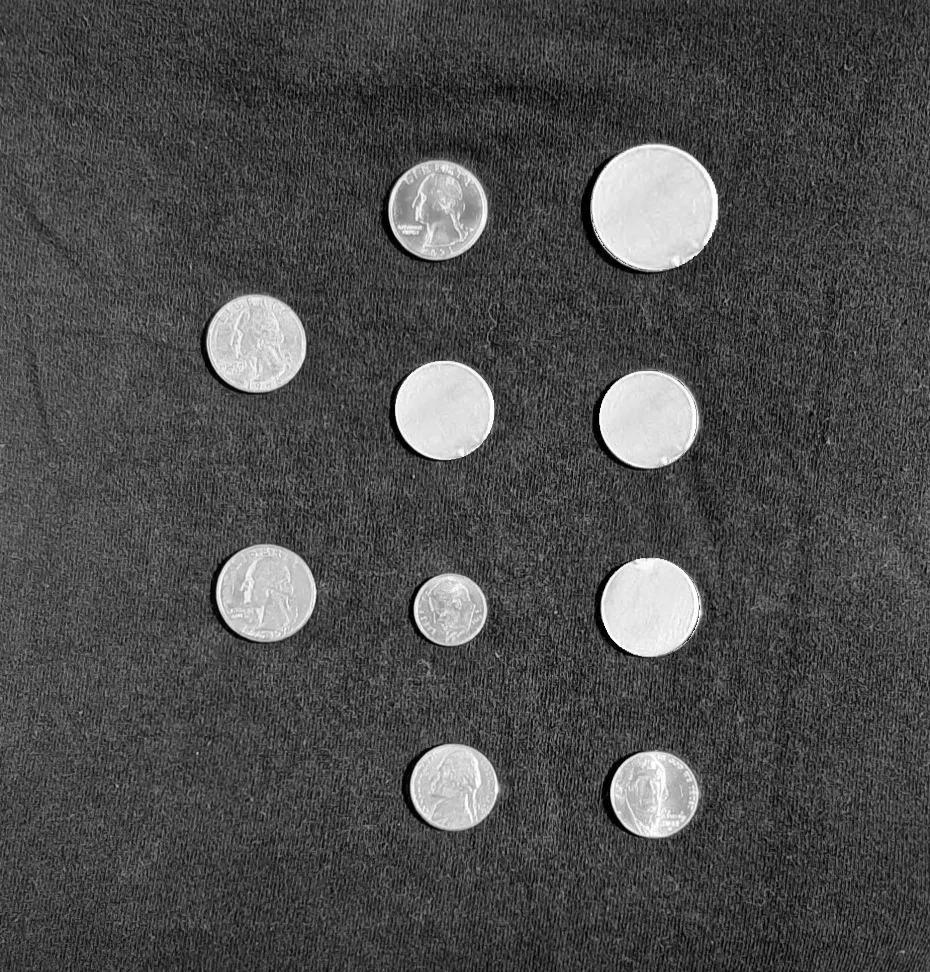
#> input picture koin.png, 930 x 972 px
$ jupyter execute PCD_Assignment03.ipynb
#> lines starting #> are read from the running program, lines starting #| are printed output that depends on the picture; after the words box and inside, x2 and y2 are one past the last pixel; in counts of white or black regions, pixels touching at a corner belong together; long printed decimals are rounded
<a href="https://colab.research.google.com/github/nyayuchika/pcd-coursework/blob/master/PCD_Assignment03.ipynb" target="_parent"></a>

[cell 1]
import numpy as np
from PIL import Image

img = Image.open('koin.png').convert('L')
# img = img.resize((256,256))
gray_img = np.array(img)

[cell 2]
import matplotlib.pyplot as plt

plt.imshow(gray_img, cmap = 'gray')
plt.title('Citra Grayscale')
plt.axis('off')
plt.show()

[cell 3]
gray_img.shape
#> Out = (972, 930)

#Thresholding

[cell 4]
#Membuat Histogram
histogram = []
for i in range(0, 256):
  nilai_awal = 0
  histogram.append(nilai_awal)

[cell 5]
#Hitung nilai intensitas tiap pixel
for i in range(len(gray_img)):
  for j in range(len(gray_img[i])):
    nilai_pixel = gray_img[i][j]
    histogram[nilai_pixel] = histogram[nilai_pixel] + 1
#> after the loop, histogram = 256 values, max 16054 at index 62, min 0 at index 4, mean 3531.1

[cell 6]
#Visualisasi histogram
plt.figure(figsize=(6, 3))
plt.bar(range(256), histogram, color='gray')
plt.title('Histogram Citra Grayscale')
plt.xlabel('Nilai Intensitas (0–255)')
plt.ylabel('Jumlah Piksel')
plt.show()
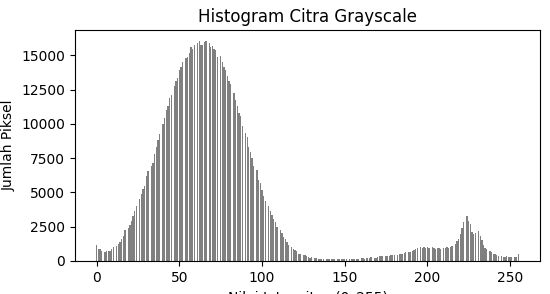
#> figure drawn by matplotlib, 1 panel; tallest bar 16054 high, from x = 61.6 to 62.4

[cell 7]
def otsu(image):
  #Membuat Histogram
  histogram = []
  for i in range(0, 256):
    nilai_awal = 0
    histogram.append(nilai_awal)

  #Hitung nilai intensitas tiap pixel
  for i in range(len(image)):
    for j in range(len(image[i])):
      nilai_pixel = image[i][j]
      histogram[nilai_pixel] = histogram[nilai_pixel] + 1

  #Hitung total pixel
  total = 0
  for i in range(256):
    total = total + histogram[i]
#> this loop made 256 passes
#> total on passes 1 to 3: 1185, 2042, 2901
#> after the loop, total = 903960

  best_threshold = 0
  min_within_class_var = float('inf')

  #Otsu dimulai
  for t in range (0, len(histogram)):
    #Background
    jumlah_histogram_b = 0
    for i in range(t):
      jumlah_histogram_b = jumlah_histogram_b + histogram[i]
    weight_b = jumlah_histogram_b / total
    jumlah_intensitas_b = 0
    jumlah_weight_b = 0
    for i in range(t):
      jumlah_intensitas_b = jumlah_intensitas_b + i * histogram[i]
      jumlah_weight_b = jumlah_weight_b + histogram[i]

    #Rata-rata
    if jumlah_weight_b == 0:
      mean_b = 0
    else:
      mean_b = jumlah_intensitas_b / jumlah_weight_b

    #Varians
    var_b = 0
    for i in range(t):
      var_b = var_b + ((i - mean_b) * (i - mean_b)) * histogram[i]
    if jumlah_weight_b != 0:
      var_b = var_b / jumlah_weight_b

    #------------------------------------------------------#

    #Foreground
    jumlah_histogram_f = 0
    for i in range(t, len(histogram)):
      jumlah_histogram_f = jumlah_histogram_f + histogram[i]
    weight_f = jumlah_histogram_f / total
    jumlah_intensitas_f = 0
    jumlah_weight_f = 0
    for i in range(t, len(histogram)):
      jumlah_intensitas_f = jumlah_intensitas_f + i * histogram[i]
      jumlah_weight_f = jumlah_weight_f + histogram[i]

    #Rata-rata
    if jumlah_weight_f == 0:
      mean_f = 0
    else:
      mean_f = jumlah_intensitas_f / jumlah_weight_f

    #Varians
    var_f = 0
    for i in range(t, len(histogram)):
      var_f = var_f + ((i - mean_f) * (i - mean_f)) * histogram[i]
    if jumlah_weight_f != 0:
      var_f = var_f / jumlah_weight_f

    #Within class variance
    within_class_var = (weight_b * var_b) + (weight_f * var_f)

    #Pilih nilai threshold minimum
    if within_class_var < min_within_class_var:
      min_within_class_var = within_class_var
      best_threshold = t
    print(f"t={t} | Wb={weight_b:.6f} | Wf={weight_f:.6f} | μb={mean_b:.6f} | μf={mean_f:.6f} | σ²w={within_class_var:.6f}")
#> this loop made 256 passes
#> (weight_b, mean_b, weight_f, mean_f, within_class_var, min_within_class_var) on passes 1, 2, 3, 4, 5, 7, 8, 9, 10, 11, 12: (0, 0, 1, 76.4, 2202.7, 2202.7), (0.00131, 0, 0.999, 76.5, 2195, 2195), (0.00226, 0.42, 0.998, 76.58, 2189.6, 2189.6), (0.00321, 0.888, 0.997, 76.65, 2184.3, 2184.3), (0.00398, 1.3, 0.996, 76.7, 2180.1, 2180.1), (0.00468, 1.85, 0.995, 76.76, 2176.5, 2176.5), (0.00546, 2.44, 0.995, 76.81, 2172.6, 2172.6), (0.00627, 3.03, 0.994, 76.87, 2168.7, 2168.7), (0.00708, 3.6, 0.993, 76.92, 2164.9, 2164.9), (0.00803, 4.24, 0.992, 76.99, 2160.5, 2160.5), (0.00914, 4.94, 0.991, 77.06, 2155.6, 2155.6)
#> (weight_b, mean_b, weight_f, mean_f, within_class_var) on passes 6, 13, 20, 27, 34: (0.00398, 1.3, 0.996, 76.7, 2180.1), (0.00914, 4.94, 0.991, 77.06, 2155.6), (0.0195, 10.24, 0.98, 77.72, 2115.5), (0.0404, 16.21, 0.96, 78.94, 2050.2), (0.0767, 22.14, 0.923, 80.92, 1957.9)
#| t=0 | Wb=0 | Wf=1.000 | μb=0 | μf=76.404 | σ²w=2202.674
#| t=1 | Wb=0.001311 | Wf=0.9987 | μb=0 | μf=76.505 | σ²w=2195.011
#| t=2 | Wb=0.002259 | Wf=0.9977 | μb=0.4197 | μf=76.576 | σ²w=2189.602
#| t=3 | Wb=0.003209 | Wf=0.9968 | μb=0.8876 | μf=76.647 | σ²w=2184.313
#| t=4 | Wb=0.003982 | Wf=0.996 | μb=1.298 | μf=76.705 | σ²w=2180.119
#| t=5 | Wb=0.003982 | Wf=0.996 | μb=1.298 | μf=76.705 | σ²w=2180.119
#| t=6 | Wb=0.004685 | Wf=0.9953 | μb=1.853 | μf=76.755 | σ²w=2176.513
#| t=7 | Wb=0.00546 | Wf=0.9945 | μb=2.442 | μf=76.810 | σ²w=2172.639
#> (further printed lines are left out)

  print("\nNilai threshold terbaik =", best_threshold)

  #Menerapkan otsu ke citra
  otsu_image = (image >= best_threshold) * 255
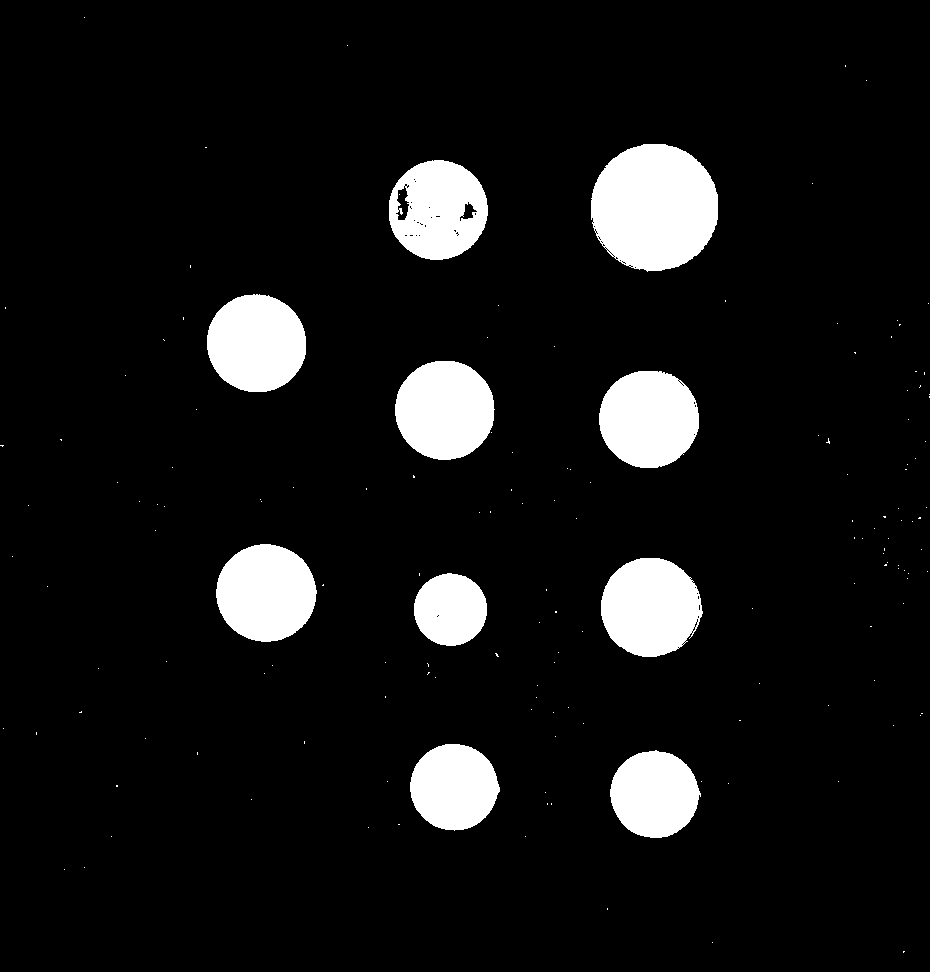
#> otsu_image: shape (972, 930) int64; 8.3% white; 156 white regions (146 under 20 px), largest, box (x1, y1, x2, y2) and area: (591, 144, 718, 272) 12778, (601, 558, 703, 657) 7789, (395, 361, 495, 460) 7778
  return otsu_image, best_threshold

[cell 8]
#Terapkan otsu ke citra input def otsu(histogram, [variabel_citranya])
otsu_img, best_threshold = otsu(gray_img)

[cell 9]
#Visualisasi hasil otsu
plt.subplot(1, 2, 1)
plt.imshow(gray_img, cmap='gray')
plt.title('Grayscale')
plt.axis("off")

plt.subplot(1, 2, 2)
plt.imshow(otsu_img, cmap='gray')
plt.title(f'Otsu Threshold = {best_threshold}')
plt.axis("off")
plt.show()
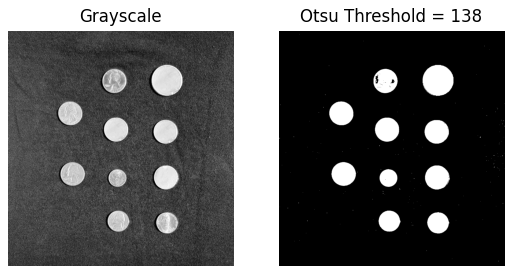
#> figure drawn by matplotlib, 2 panels

#Morphological Operation

[cell 10]
#Ubah nilainya di citra otsu dengan normalisasi
otsu_biner = (otsu_img / 255).astype(int)

[cell 11]
#Dilasi
def dilasi(image, kernel):
  baris_img, kolom_img = image.shape
  baris_kernel, kolom_kernel = kernel.shape

  #Kernel berupa matriks persegi dan harus ganjil
  baris_padding = int((baris_kernel - 1) / 2)
  kolom_padding = int((kolom_kernel - 1) / 2)

  baris_baru = baris_img + 2 * baris_padding
  kolom_baru = kolom_img + 2 * kolom_padding

  #Bentuk matriks zero padding
  padding = []
  for i in range(baris_baru):
    membentuk_padding = []
    for j in range(kolom_baru):
      membentuk_padding.append(0)
    padding.append(membentuk_padding)

  #Proses padding matriks dengan zero padding
  for i in range(baris_img):
    for j in range(kolom_img):
      padding[i+baris_padding][j+kolom_padding] = image[i][j]

  #Proses dilasi
  hasil_dilasi = []
  for i in range(baris_img):
    baris_hasil = []
    for j in range(kolom_img):
      baris_hasil.append(0)
    hasil_dilasi.append(baris_hasil)

  for y in range(baris_img):
    for x in range(kolom_img):
      cek_nilai = 0
      for i in range(baris_kernel):
        for j in range(kolom_kernel):
          if kernel[i][j] == 1 and padding[y+i][x+j] == 1:
            cek_nilai = 1
      hasil_dilasi[y][x] = cek_nilai

  return hasil_dilasi

[cell 12]
kernel = np.ones((3,3))
dilasi_img = dilasi(otsu_biner, kernel)

[cell 13]
#Visualisasi hasil dilasi
plt.figure(figsize=(3,3))
plt.imshow(dilasi_img, cmap='gray')
plt.title('Hasil Dilasi')
plt.axis("off")
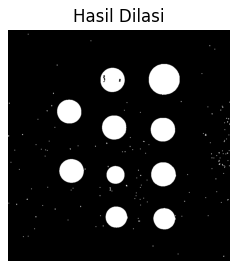
#> figure drawn by matplotlib, 1 panel

[cell 14]
#Erosi
def erosi(image, kernel):
  baris_img, kolom_img = image.shape
  baris_kernel, kolom_kernel = kernel.shape

  #Kernel berupa matriks persegi dan harus ganjil
  baris_padding = int((baris_kernel - 1) / 2)
  kolom_padding = int((kolom_kernel - 1) / 2)

  baris_baru = baris_img + 2 * baris_padding
  kolom_baru = kolom_img + 2 * kolom_padding

  #Bentuk matriks zero padding
  padding = []
  for i in range(baris_baru):
    membentuk_padding = []
    for j in range(kolom_baru):
      membentuk_padding.append(0)
    padding.append(membentuk_padding)

  #Proses padding matriks dengan zero padding
  for i in range(baris_img):
    for j in range(kolom_img):
      padding[i+baris_padding][j+kolom_padding] = image[i][j]

  #Proses erosi
  hasil_erosi = []
  for i in range(baris_img):
    baris_hasil = []
    for j in range(kolom_img):
      baris_hasil.append(0)
    hasil_erosi.append(baris_hasil)

  for y in range(baris_img):
    for x in range(kolom_img):
      cek_nilai = 1
      for i in range(baris_kernel):
        for j in range(kolom_kernel):
          if kernel[i][j] == 1 and padding[y+i][x+j] == 0:
            cek_nilai = 0
      hasil_erosi[y][x] = cek_nilai

  return hasil_erosi

[cell 15]
kernel = np.ones((3,3))
erosi_img = erosi(otsu_biner, kernel)

[cell 16]
#Visualisasi hasil dilasi
plt.figure(figsize=(3,3))
plt.imshow(erosi_img, cmap='gray')
plt.title('Hasil Erosi')
plt.axis("off")
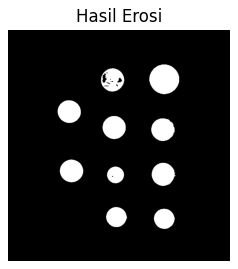
#> figure drawn by matplotlib, 1 panel

[cell 17]
#Opening = Erosi dan Dilasi
def opening(image, kernel):
  hasil_erosi = erosi(image, kernel)
  hasil_opening = dilasi(np.array(hasil_erosi), kernel)
  return hasil_opening

[cell 18]
kernel = np.ones((3,3))
opening_img = opening(otsu_biner, kernel)

[cell 19]
#Visualisasi hasil opening
plt.figure(figsize=(3,3))
plt.imshow(opening_img, cmap='gray')
plt.title('Hasil Opening')
plt.axis("off")
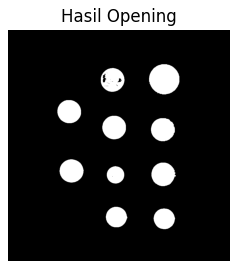
#> figure drawn by matplotlib, 1 panel

[cell 20]
#Closing = Dilasi dan Erosi
def closing(image, kernel):
  hasil_dilasi = dilasi(image, kernel)
  hasil_closing = erosi(np.array(hasil_dilasi), kernel)
  return hasil_closing

[cell 21]
kernel = np.ones((3,3))
closing_img = closing(otsu_biner, kernel)

[cell 22]
#Visualisasi hasil closing
plt.figure(figsize=(3,3))
plt.imshow(closing_img, cmap='gray')
plt.title('Hasil Closing')
plt.axis("off")

[cell 23]
#Visualisasi semuanya
plt.figure(figsize=(10,6))
plt.subplot(2,3,1)
plt.imshow(otsu_img, cmap='gray')
plt.title('Otsu')
plt.axis("off")

plt.subplot(2,3,2)
plt.imshow(dilasi_img, cmap='gray')
plt.title('Dilasi')
plt.axis("off")

plt.subplot(2,3,3)
plt.imshow(erosi_img, cmap='gray')
plt.title('Erosi')
plt.axis("off")

plt.subplot(2,3,4)
plt.imshow(opening_img, cmap='gray')
plt.title('Opening')
plt.axis("off")

plt.subplot(2,3,5)
plt.imshow(closing_img, cmap='gray')
plt.title('Closing')
plt.axis("off")

plt.tight_layout()
plt.show()
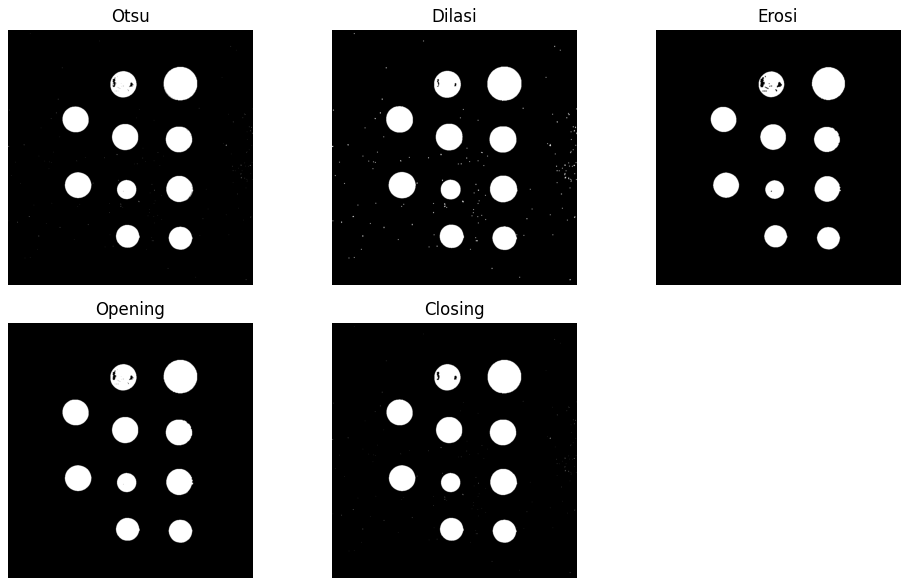
#> figure drawn by matplotlib, 5 panels

#Perbandingan

[cell 24]
plt.figure(figsize=(10,12))
plt.subplot(3,2,1)
plt.imshow(gray_img, cmap='gray')
plt.title('Citra Asli')
plt.axis("off")

plt.subplot(3,2,2)
plt.imshow(otsu_img, cmap='gray')
plt.title('Thresholding (Otsu)')
plt.axis("off")

plt.subplot(3,2,3)
plt.imshow(dilasi_img, cmap='gray')
plt.title('Morphological (Dilasi)')
plt.axis("off")

plt.subplot(3,2,4)
plt.imshow(erosi_img, cmap='gray')
plt.title('Morphological (Erosi)')
plt.axis("off")

plt.subplot(3,2,5)
plt.imshow(closing_img, cmap='gray')
plt.title('Morphological (Closing)')
plt.axis("off")

plt.subplot(3,2,6)
plt.imshow(opening_img, cmap='gray')
plt.title('Morphological (Opening)')
plt.axis("off")

plt.tight_layout()
plt.show()
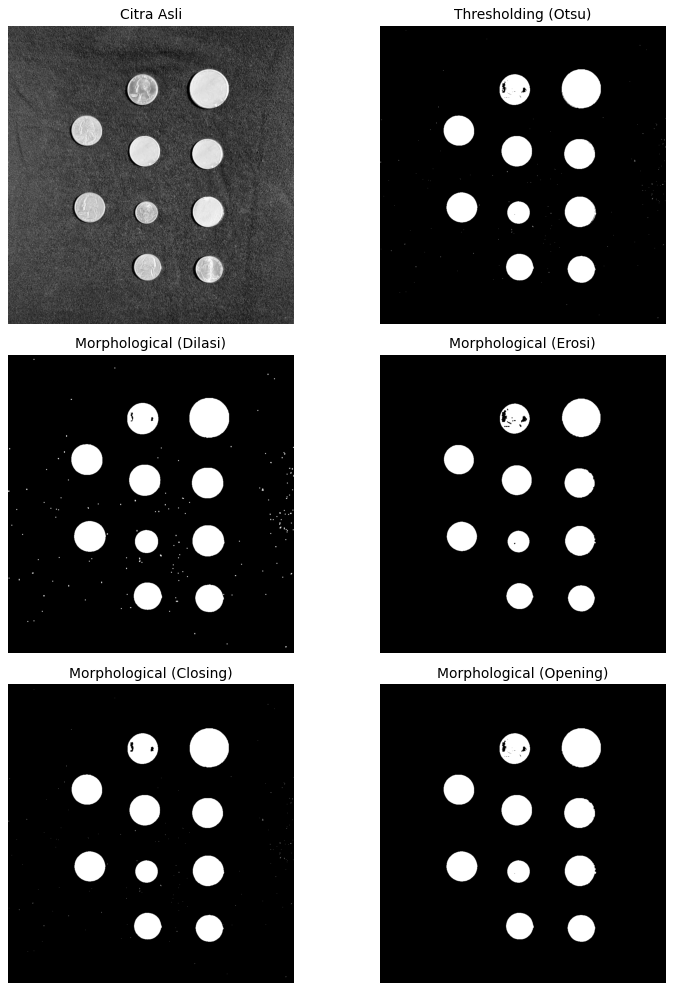
#> figure drawn by matplotlib, 6 panels
